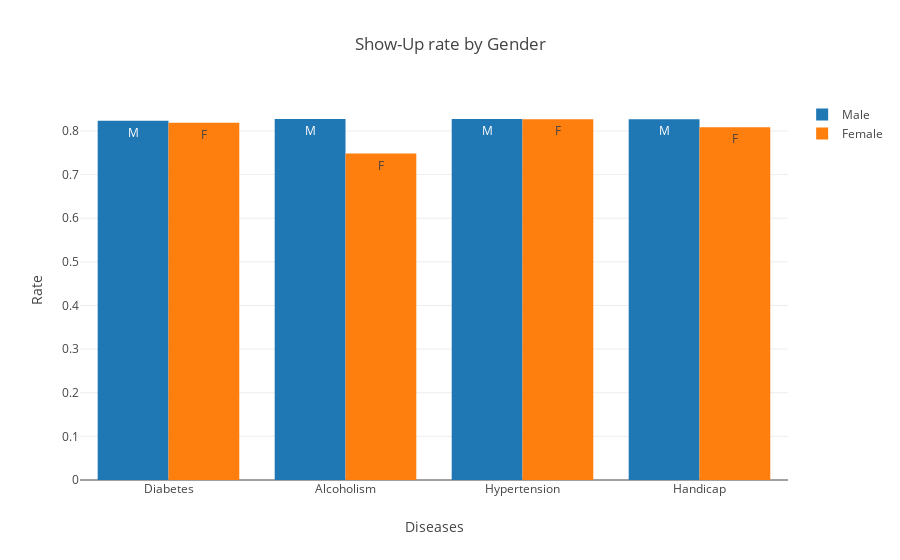

The code cell stored with this chart in its notebook:
### Code cell
Male = Gender_data[Gender_data['Gender'] == 'M']
Female = Gender_data[Gender_data['Gender'] == 'F']

trace0 = go.Bar(
    x= Male['Category'],
    y=Male['Show-Up Rate'],
    text=Male['Gender'],
    name="Male")

trace1 = go.Bar(
    x= Female['Category'],
    y=Female['Show-Up Rate'],
    text=Female['Gender'],
    name="Female")


layout = dict(title = "Show-Up rate by Gender",barmode='group',xaxis=dict({"title":"Diseases"}),
             yaxis=dict({"title":"Rate"}))
dat = [trace0,trace1]
fig = go.Figure(data=dat,layout=layout)
iplot(fig,filename='grouped-bar')

### Figure 1 — Plotly figure (JSON) as saved in the notebook; plotly's stock layout.template omitted (floating-point values rounded to 4 significant figures)
{"data": [{"name": "Male", "text": ["M", "M", "M", "M"], "type": "bar", "x": ["Diabetes", "Alcoholism", "Hypertension", "Handicap"], "y": [0.8233, 0.8273, 0.8275, 0.8272]}, {"name": "Female", "text": ["F", "F", "F", "F"], "type": "bar", "x": ["Diabetes", "Alcoholism", "Hypertension", "Handicap"], "y": [0.8186, 0.7482, 0.8268, 0.8086]}], "layout": {"barmode": "group", "title": "Show-Up rate by Gender", "xaxis": {"title": "Diseases"}, "yaxis": {"title": "Rate"}}}
